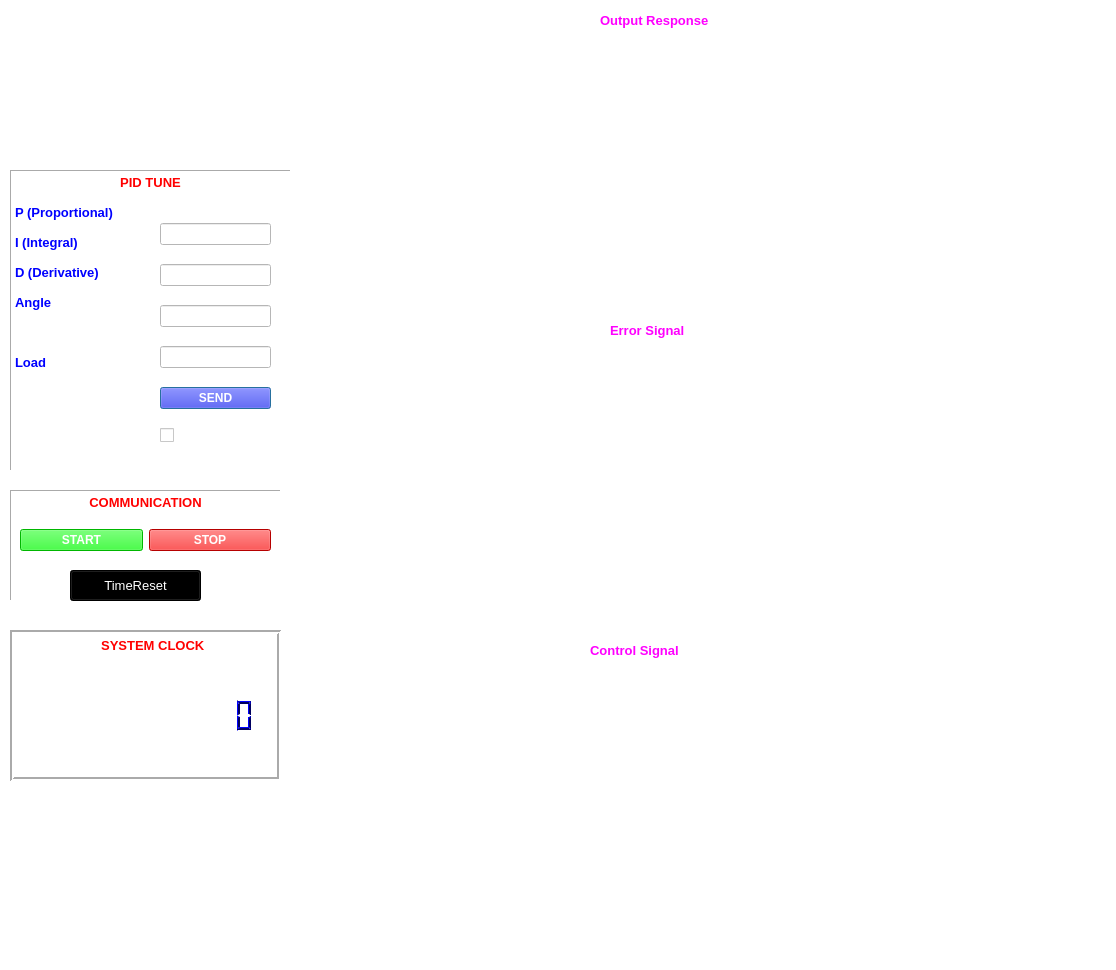
<?xml version="1.0" encoding="UTF-8"?>
<ui version="4.0">
 <class>SecDialog</class>
 <widget class="QDialog" name="SecDialog">
  <property name="geometry">
   <rect>
    <x>0</x>
    <y>0</y>
    <width>1116</width>
    <height>970</height>
   </rect>
  </property>
  <property name="windowTitle">
   <string>Dialog</string>
  </property>
  <property name="styleSheet">
   <string notr="true">background-color: rgb(255, 255, 255);</string>
  </property>
  <widget class="QTextBrowser" name="textBrowser">
   <property name="geometry">
    <rect>
     <x>10</x>
     <y>170</y>
     <width>281</width>
     <height>301</height>
    </rect>
   </property>
   <property name="frameShape">
    <enum>QFrame::Panel</enum>
   </property>
   <property name="html">
    <string>&lt;!DOCTYPE HTML PUBLIC &quot;-//W3C//DTD HTML 4.0//EN&quot; &quot;http://www.w3.org/TR/REC-html40/strict.dtd&quot;&gt;
&lt;html&gt;&lt;head&gt;&lt;meta name=&quot;qrichtext&quot; content=&quot;1&quot; /&gt;&lt;style type=&quot;text/css&quot;&gt;
p, li { white-space: pre-wrap; }
&lt;/style&gt;&lt;/head&gt;&lt;body style=&quot; font-family:'MS Shell Dlg 2'; font-size:7.8pt; font-weight:400; font-style:normal;&quot;&gt;
&lt;p align=&quot;center&quot; style=&quot; margin-top:0px; margin-bottom:0px; margin-left:0px; margin-right:0px; -qt-block-indent:0; text-indent:0px;&quot;&gt;&lt;span style=&quot; font-size:10pt; font-weight:600; color:#ff0000;&quot;&gt;PID TUNE&lt;/span&gt;&lt;/p&gt;
&lt;p style=&quot;-qt-paragraph-type:empty; margin-top:0px; margin-bottom:0px; margin-left:0px; margin-right:0px; -qt-block-indent:0; text-indent:0px; font-size:10pt; font-weight:600; color:#0000ff;&quot;&gt;&lt;br /&gt;&lt;/p&gt;
&lt;p style=&quot; margin-top:0px; margin-bottom:0px; margin-left:0px; margin-right:0px; -qt-block-indent:0; text-indent:0px;&quot;&gt;&lt;span style=&quot; font-size:10pt; font-weight:600; color:#0000ff;&quot;&gt;P (Proportional)&lt;/span&gt;&lt;/p&gt;
&lt;p style=&quot;-qt-paragraph-type:empty; margin-top:0px; margin-bottom:0px; margin-left:0px; margin-right:0px; -qt-block-indent:0; text-indent:0px; font-size:10pt; font-weight:600; color:#0000ff;&quot;&gt;&lt;br /&gt;&lt;/p&gt;
&lt;p style=&quot; margin-top:0px; margin-bottom:0px; margin-left:0px; margin-right:0px; -qt-block-indent:0; text-indent:0px;&quot;&gt;&lt;span style=&quot; font-size:10pt; font-weight:600; color:#0000ff;&quot;&gt;I (Integral)&lt;/span&gt;&lt;/p&gt;
&lt;p style=&quot;-qt-paragraph-type:empty; margin-top:0px; margin-bottom:0px; margin-left:0px; margin-right:0px; -qt-block-indent:0; text-indent:0px; font-size:10pt; font-weight:600; color:#0000ff;&quot;&gt;&lt;br /&gt;&lt;/p&gt;
&lt;p style=&quot; margin-top:0px; margin-bottom:0px; margin-left:0px; margin-right:0px; -qt-block-indent:0; text-indent:0px;&quot;&gt;&lt;span style=&quot; font-size:10pt; font-weight:600; color:#0000ff;&quot;&gt;D (Derivative)&lt;/span&gt;&lt;/p&gt;
&lt;p style=&quot;-qt-paragraph-type:empty; margin-top:0px; margin-bottom:0px; margin-left:0px; margin-right:0px; -qt-block-indent:0; text-indent:0px; font-size:10pt; font-weight:600; color:#0000ff;&quot;&gt;&lt;br /&gt;&lt;/p&gt;
&lt;p style=&quot; margin-top:0px; margin-bottom:0px; margin-left:0px; margin-right:0px; -qt-block-indent:0; text-indent:0px;&quot;&gt;&lt;span style=&quot; font-size:10pt; font-weight:600; color:#0000ff;&quot;&gt;Angle&lt;/span&gt;&lt;/p&gt;
&lt;p style=&quot;-qt-paragraph-type:empty; margin-top:0px; margin-bottom:0px; margin-left:0px; margin-right:0px; -qt-block-indent:0; text-indent:0px; font-size:10pt; font-weight:600; color:#0000ff;&quot;&gt;&lt;br /&gt;&lt;/p&gt;
&lt;p style=&quot;-qt-paragraph-type:empty; margin-top:0px; margin-bottom:0px; margin-left:0px; margin-right:0px; -qt-block-indent:0; text-indent:0px; font-size:10pt; font-weight:600; color:#0000ff;&quot;&gt;&lt;br /&gt;&lt;/p&gt;
&lt;p style=&quot;-qt-paragraph-type:empty; margin-top:0px; margin-bottom:0px; margin-left:0px; margin-right:0px; -qt-block-indent:0; text-indent:0px; font-size:10pt; font-weight:600; color:#0000ff;&quot;&gt;&lt;br /&gt;&lt;/p&gt;
&lt;p style=&quot; margin-top:0px; margin-bottom:0px; margin-left:0px; margin-right:0px; -qt-block-indent:0; text-indent:0px;&quot;&gt;&lt;span style=&quot; font-size:10pt; font-weight:600; color:#0000ff;&quot;&gt;Load&lt;/span&gt;&lt;/p&gt;&lt;/body&gt;&lt;/html&gt;</string>
   </property>
  </widget>
  <widget class="QWidget" name="verticalLayoutWidget">
   <property name="geometry">
    <rect>
     <x>160</x>
     <y>210</y>
     <width>111</width>
     <height>251</height>
    </rect>
   </property>
   <layout class="QVBoxLayout" name="verticalLayout">
    <item>
     <widget class="QLineEdit" name="KpLineEdit"/>
    </item>
    <item>
     <widget class="QLineEdit" name="KiLineEdit"/>
    </item>
    <item>
     <widget class="QLineEdit" name="KdLineEdit"/>
    </item>
    <item>
     <widget class="QLineEdit" name="AngleLineEdit"/>
    </item>
    <item>
     <widget class="QPushButton" name="send_btn">
      <property name="font">
       <font>
        <pointsize>9</pointsize>
        <weight>75</weight>
        <bold>true</bold>
       </font>
      </property>
      <property name="styleSheet">
       <string notr="true">color: rgb(255, 255, 255);
background-color: rgb(0, 0, 255);</string>
      </property>
      <property name="text">
       <string>SEND</string>
      </property>
     </widget>
    </item>
    <item>
     <widget class="QCheckBox" name="checkBox">
      <property name="text">
       <string/>
      </property>
     </widget>
    </item>
   </layout>
  </widget>
  <widget class="QTextBrowser" name="textBrowser_2">
   <property name="geometry">
    <rect>
     <x>10</x>
     <y>490</y>
     <width>271</width>
     <height>111</height>
    </rect>
   </property>
   <property name="frameShape">
    <enum>QFrame::Panel</enum>
   </property>
   <property name="html">
    <string>&lt;!DOCTYPE HTML PUBLIC &quot;-//W3C//DTD HTML 4.0//EN&quot; &quot;http://www.w3.org/TR/REC-html40/strict.dtd&quot;&gt;
&lt;html&gt;&lt;head&gt;&lt;meta name=&quot;qrichtext&quot; content=&quot;1&quot; /&gt;&lt;style type=&quot;text/css&quot;&gt;
p, li { white-space: pre-wrap; }
&lt;/style&gt;&lt;/head&gt;&lt;body style=&quot; font-family:'MS Shell Dlg 2'; font-size:7.8pt; font-weight:400; font-style:normal;&quot;&gt;
&lt;p align=&quot;center&quot; style=&quot; margin-top:0px; margin-bottom:0px; margin-left:0px; margin-right:0px; -qt-block-indent:0; text-indent:0px;&quot;&gt;&lt;span style=&quot; font-size:10pt; font-weight:600; color:#ff0000;&quot;&gt;COMMUNICATION&lt;/span&gt;&lt;/p&gt;&lt;/body&gt;&lt;/html&gt;</string>
   </property>
  </widget>
  <widget class="QWidget" name="horizontalLayoutWidget">
   <property name="geometry">
    <rect>
     <x>20</x>
     <y>520</y>
     <width>251</width>
     <height>41</height>
    </rect>
   </property>
   <layout class="QHBoxLayout" name="horizontalLayout">
    <item>
     <widget class="QPushButton" name="start_btn">
      <property name="font">
       <font>
        <pointsize>9</pointsize>
        <weight>75</weight>
        <bold>true</bold>
       </font>
      </property>
      <property name="styleSheet">
       <string notr="true">color: rgb(255, 255, 255);
background-color: rgb(0, 255, 0);</string>
      </property>
      <property name="text">
       <string>START</string>
      </property>
     </widget>
    </item>
    <item>
     <widget class="QPushButton" name="stop_btn">
      <property name="font">
       <font>
        <pointsize>9</pointsize>
        <weight>75</weight>
        <bold>true</bold>
       </font>
      </property>
      <property name="styleSheet">
       <string notr="true">color: rgb(255, 255, 255);
background-color: rgb(255, 0, 0);</string>
      </property>
      <property name="text">
       <string>STOP</string>
      </property>
     </widget>
    </item>
   </layout>
  </widget>
  <widget class="QCustomPlot" name="plot_dapung" native="true">
   <property name="geometry">
    <rect>
     <x>340</x>
     <y>30</y>
     <width>671</width>
     <height>291</height>
    </rect>
   </property>
  </widget>
  <widget class="QCustomPlot" name="plot_saiso" native="true">
   <property name="geometry">
    <rect>
     <x>340</x>
     <y>350</y>
     <width>671</width>
     <height>291</height>
    </rect>
   </property>
  </widget>
  <widget class="QTextBrowser" name="textBrowser_3">
   <property name="geometry">
    <rect>
     <x>10</x>
     <y>630</y>
     <width>271</width>
     <height>151</height>
    </rect>
   </property>
   <property name="styleSheet">
    <string notr="true">color: rgb(255, 0, 0);</string>
   </property>
   <property name="frameShape">
    <enum>QFrame::Box</enum>
   </property>
   <property name="lineWidth">
    <number>2</number>
   </property>
   <property name="midLineWidth">
    <number>0</number>
   </property>
   <property name="html">
    <string>&lt;!DOCTYPE HTML PUBLIC &quot;-//W3C//DTD HTML 4.0//EN&quot; &quot;http://www.w3.org/TR/REC-html40/strict.dtd&quot;&gt;
&lt;html&gt;&lt;head&gt;&lt;meta name=&quot;qrichtext&quot; content=&quot;1&quot; /&gt;&lt;style type=&quot;text/css&quot;&gt;
p, li { white-space: pre-wrap; }
&lt;/style&gt;&lt;/head&gt;&lt;body style=&quot; font-family:'MS Shell Dlg 2'; font-size:7.8pt; font-weight:400; font-style:normal;&quot;&gt;
&lt;p align=&quot;center&quot; style=&quot; margin-top:0px; margin-bottom:0px; margin-left:0px; margin-right:0px; -qt-block-indent:0; text-indent:0px;&quot;&gt;&lt;span style=&quot; font-size:10pt; font-weight:600; color:#ff0000;&quot;&gt;    SYSTEM CLOCK&lt;/span&gt;&lt;/p&gt;&lt;/body&gt;&lt;/html&gt;</string>
   </property>
  </widget>
  <widget class="QPushButton" name="reset_btn">
   <property name="geometry">
    <rect>
     <x>70</x>
     <y>570</y>
     <width>131</width>
     <height>31</height>
    </rect>
   </property>
   <property name="font">
    <font>
     <pointsize>10</pointsize>
    </font>
   </property>
   <property name="styleSheet">
    <string notr="true">color: rgb(255, 255, 255);
background-color: rgb(0, 0, 0);</string>
   </property>
   <property name="text">
    <string>TimeReset</string>
   </property>
  </widget>
  <widget class="QCustomPlot" name="plot_dieukhien" native="true">
   <property name="geometry">
    <rect>
     <x>340</x>
     <y>670</y>
     <width>671</width>
     <height>291</height>
    </rect>
   </property>
  </widget>
  <widget class="QLabel" name="label_slider">
   <property name="geometry">
    <rect>
     <x>200</x>
     <y>450</y>
     <width>55</width>
     <height>16</height>
    </rect>
   </property>
   <property name="font">
    <font>
     <pointsize>10</pointsize>
     <weight>75</weight>
     <bold>true</bold>
    </font>
   </property>
   <property name="styleSheet">
    <string notr="true">color: rgb(255, 0, 0);</string>
   </property>
   <property name="text">
    <string/>
   </property>
  </widget>
  <widget class="QLCDNumber" name="temp_lcdNumber">
   <property name="geometry">
    <rect>
     <x>20</x>
     <y>670</y>
     <width>241</width>
     <height>91</height>
    </rect>
   </property>
   <property name="palette">
    <palette>
     <active>
      <colorrole role="WindowText">
       <brush brushstyle="SolidPattern">
        <color alpha="255">
         <red>0</red>
         <green>0</green>
         <blue>94</blue>
        </color>
       </brush>
      </colorrole>
      <colorrole role="Button">
       <brush brushstyle="SolidPattern">
        <color alpha="255">
         <red>255</red>
         <green>255</green>
         <blue>255</blue>
        </color>
       </brush>
      </colorrole>
      <colorrole role="Light">
       <brush brushstyle="SolidPattern">
        <color alpha="255">
         <red>0</red>
         <green>0</green>
         <blue>255</blue>
        </color>
       </brush>
      </colorrole>
      <colorrole role="Dark">
       <brush brushstyle="SolidPattern">
        <color alpha="255">
         <red>0</red>
         <green>0</green>
         <blue>94</blue>
        </color>
       </brush>
      </colorrole>
      <colorrole role="Text">
       <brush brushstyle="SolidPattern">
        <color alpha="255">
         <red>60</red>
         <green>60</green>
         <blue>60</blue>
        </color>
       </brush>
      </colorrole>
      <colorrole role="ButtonText">
       <brush brushstyle="SolidPattern">
        <color alpha="255">
         <red>76</red>
         <green>76</green>
         <blue>76</blue>
        </color>
       </brush>
      </colorrole>
      <colorrole role="Base">
       <brush brushstyle="SolidPattern">
        <color alpha="255">
         <red>255</red>
         <green>255</green>
         <blue>255</blue>
        </color>
       </brush>
      </colorrole>
      <colorrole role="Window">
       <brush brushstyle="SolidPattern">
        <color alpha="255">
         <red>255</red>
         <green>255</green>
         <blue>255</blue>
        </color>
       </brush>
      </colorrole>
      <colorrole role="PlaceholderText">
       <brush brushstyle="NoBrush">
        <color alpha="128">
         <red>60</red>
         <green>60</green>
         <blue>60</blue>
        </color>
       </brush>
      </colorrole>
     </active>
     <inactive>
      <colorrole role="WindowText">
       <brush brushstyle="SolidPattern">
        <color alpha="255">
         <red>0</red>
         <green>0</green>
         <blue>94</blue>
        </color>
       </brush>
      </colorrole>
      <colorrole role="Button">
       <brush brushstyle="SolidPattern">
        <color alpha="255">
         <red>255</red>
         <green>255</green>
         <blue>255</blue>
        </color>
       </brush>
      </colorrole>
      <colorrole role="Light">
       <brush brushstyle="SolidPattern">
        <color alpha="255">
         <red>0</red>
         <green>0</green>
         <blue>255</blue>
        </color>
       </brush>
      </colorrole>
      <colorrole role="Dark">
       <brush brushstyle="SolidPattern">
        <color alpha="255">
         <red>0</red>
         <green>0</green>
         <blue>94</blue>
        </color>
       </brush>
      </colorrole>
      <colorrole role="Text">
       <brush brushstyle="SolidPattern">
        <color alpha="255">
         <red>60</red>
         <green>60</green>
         <blue>60</blue>
        </color>
       </brush>
      </colorrole>
      <colorrole role="ButtonText">
       <brush brushstyle="SolidPattern">
        <color alpha="255">
         <red>76</red>
         <green>76</green>
         <blue>76</blue>
        </color>
       </brush>
      </colorrole>
      <colorrole role="Base">
       <brush brushstyle="SolidPattern">
        <color alpha="255">
         <red>255</red>
         <green>255</green>
         <blue>255</blue>
        </color>
       </brush>
      </colorrole>
      <colorrole role="Window">
       <brush brushstyle="SolidPattern">
        <color alpha="255">
         <red>255</red>
         <green>255</green>
         <blue>255</blue>
        </color>
       </brush>
      </colorrole>
      <colorrole role="PlaceholderText">
       <brush brushstyle="NoBrush">
        <color alpha="128">
         <red>60</red>
         <green>60</green>
         <blue>60</blue>
        </color>
       </brush>
      </colorrole>
     </inactive>
     <disabled>
      <colorrole role="WindowText">
       <brush brushstyle="SolidPattern">
        <color alpha="255">
         <red>0</red>
         <green>0</green>
         <blue>94</blue>
        </color>
       </brush>
      </colorrole>
      <colorrole role="Button">
       <brush brushstyle="SolidPattern">
        <color alpha="255">
         <red>255</red>
         <green>255</green>
         <blue>255</blue>
        </color>
       </brush>
      </colorrole>
      <colorrole role="Light">
       <brush brushstyle="SolidPattern">
        <color alpha="255">
         <red>0</red>
         <green>0</green>
         <blue>255</blue>
        </color>
       </brush>
      </colorrole>
      <colorrole role="Dark">
       <brush brushstyle="SolidPattern">
        <color alpha="255">
         <red>0</red>
         <green>0</green>
         <blue>94</blue>
        </color>
       </brush>
      </colorrole>
      <colorrole role="Text">
       <brush brushstyle="SolidPattern">
        <color alpha="255">
         <red>0</red>
         <green>0</green>
         <blue>94</blue>
        </color>
       </brush>
      </colorrole>
      <colorrole role="ButtonText">
       <brush brushstyle="SolidPattern">
        <color alpha="255">
         <red>0</red>
         <green>0</green>
         <blue>94</blue>
        </color>
       </brush>
      </colorrole>
      <colorrole role="Base">
       <brush brushstyle="SolidPattern">
        <color alpha="255">
         <red>255</red>
         <green>255</green>
         <blue>255</blue>
        </color>
       </brush>
      </colorrole>
      <colorrole role="Window">
       <brush brushstyle="SolidPattern">
        <color alpha="255">
         <red>255</red>
         <green>255</green>
         <blue>255</blue>
        </color>
       </brush>
      </colorrole>
      <colorrole role="PlaceholderText">
       <brush brushstyle="NoBrush">
        <color alpha="128">
         <red>60</red>
         <green>60</green>
         <blue>60</blue>
        </color>
       </brush>
      </colorrole>
     </disabled>
    </palette>
   </property>
   <property name="font">
    <font>
     <pointsize>6</pointsize>
    </font>
   </property>
   <property name="styleSheet">
    <string notr="true">border-color: rgb(0, 0, 255);</string>
   </property>
   <property name="frameShape">
    <enum>QFrame::NoFrame</enum>
   </property>
   <property name="digitCount">
    <number>14</number>
   </property>
  </widget>
  <widget class="QLabel" name="Logo_RIC">
   <property name="geometry">
    <rect>
     <x>10</x>
     <y>10</y>
     <width>271</width>
     <height>131</height>
    </rect>
   </property>
   <property name="text">
    <string/>
   </property>
  </widget>
  <widget class="QLabel" name="label">
   <property name="geometry">
    <rect>
     <x>600</x>
     <y>10</y>
     <width>161</width>
     <height>21</height>
    </rect>
   </property>
   <property name="font">
    <font>
     <pointsize>10</pointsize>
     <weight>75</weight>
     <bold>true</bold>
    </font>
   </property>
   <property name="styleSheet">
    <string notr="true">color: rgb(255, 0, 255);</string>
   </property>
   <property name="text">
    <string>Output Response</string>
   </property>
  </widget>
  <widget class="QLabel" name="label_4">
   <property name="geometry">
    <rect>
     <x>610</x>
     <y>320</y>
     <width>141</width>
     <height>21</height>
    </rect>
   </property>
   <property name="font">
    <font>
     <pointsize>10</pointsize>
     <weight>75</weight>
     <bold>true</bold>
    </font>
   </property>
   <property name="styleSheet">
    <string notr="true">color: rgb(255, 0, 255);</string>
   </property>
   <property name="text">
    <string>Error Signal</string>
   </property>
  </widget>
  <widget class="QLabel" name="label_5">
   <property name="geometry">
    <rect>
     <x>590</x>
     <y>640</y>
     <width>171</width>
     <height>21</height>
    </rect>
   </property>
   <property name="font">
    <font>
     <pointsize>10</pointsize>
     <weight>75</weight>
     <bold>true</bold>
    </font>
   </property>
   <property name="styleSheet">
    <string notr="true">color: rgb(255, 0, 255);</string>
   </property>
   <property name="text">
    <string>Control Signal</string>
   </property>
  </widget>
  <zorder>textBrowser</zorder>
  <zorder>verticalLayoutWidget</zorder>
  <zorder>textBrowser_2</zorder>
  <zorder>horizontalLayoutWidget</zorder>
  <zorder>plot_dapung</zorder>
  <zorder>plot_saiso</zorder>
  <zorder>textBrowser_3</zorder>
  <zorder>reset_btn</zorder>
  <zorder>plot_dieukhien</zorder>
  <zorder>label_slider</zorder>
  <zorder>Logo_RIC</zorder>
  <zorder>temp_lcdNumber</zorder>
  <zorder>label</zorder>
  <zorder>label_4</zorder>
  <zorder>label_5</zorder>
 </widget>
 <customwidgets>
  <customwidget>
   <class>QCustomPlot</class>
   <extends>QWidget</extends>
   <header>qcustomplot.h</header>
   <container>1</container>
  </customwidget>
 </customwidgets>
 <resources/>
 <connections/>
</ui>
